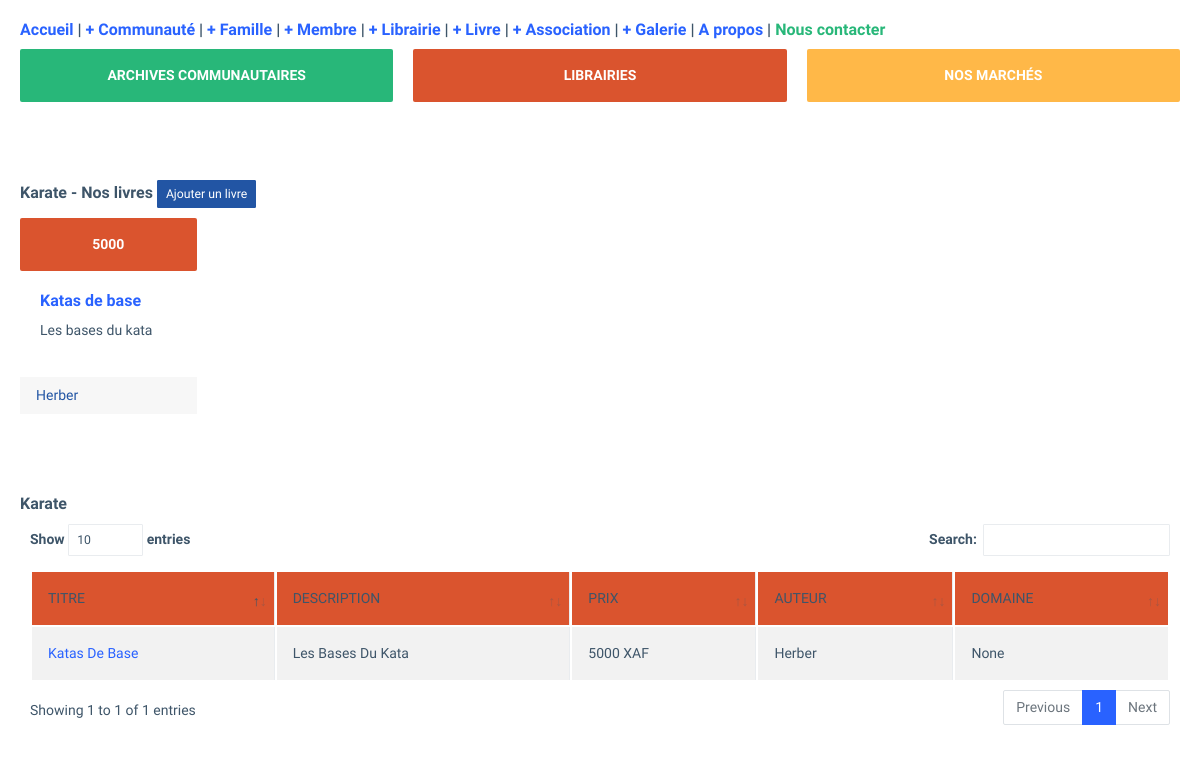
The page /li/lbs/1 on the database its author committed.
### libcore/models/librairie.py (models this page shows, shortened)
class Librairie(models.Model):
    class Meta:
        verbose_name = "Librairie "
        verbose_name_plural = "  Les Librairies "
    db_table ="librairies"
    nom = models.CharField(max_length=250)
    description = models.TextField()
    type = models.CharField(max_length=50, choices=LIB_CHOICES,blank=True)
    lieu = models.CharField(max_length=250, null=True)
    possesseur = models.ForeignKey("coreapp.Membre", on_delete=models.CASCADE, null=True)
    livres = models.ManyToManyField("Livre",related_name="mes_livres", null=True, blank=True)

### libcore/models/livre.py (models this page shows, shortened)
class Livre(models.Model):
    class Meta:
        verbose_name = "  Livre de bibliotheque "
        verbose_name_plural = " Les  Livres"
    db_table = "livres"
    nom = models.CharField(max_length=150)
    description = models.TextField(null=True)
    auteur = models.CharField(max_length=250)
    domaine = models.CharField(max_length=250, null=True, blank=True)
    prix = models.IntegerField(default=0)
    librairies = models.ManyToManyField("Librairie",related_name="mes_librairies", null=True )

### libcore/views.py (the view)
# urls.py: path('lbs/<int:id>', views.listbooks, name="listbooks"),
def listbooks(request, id):
    livres = Livre.objects.filter(librairies=id)
    lib = Librairie.objects.get(id=id)
    serializer = LibrairiesSerializer(lib,many=True)
    request.session['librairie'] = lib.nom
    return render(request, "libcore/listbooks.html", { "livres":livres, "librairie" : lib } )

### coreapp/templates/libcore/listbooks.html (shortened to what this page needs)
{% extends "base.html" %}
{% load static %}
{% block css %}
    <link href="{% static 'css/dataTables.bootstrap4.css' %} " rel="stylesheet">
{% endblock %}
{% block content %}
    <div class="row">
        <div class="col-12">
            <div class="card">
                <div class="card-body">
                    <h5 class="card-title">
                        {{ librairie.nom }} - Nos livres
                        <a href="{% url 'addbook' %}" class="btn btn-sm btn-info"> Ajouter un livre</a>
                    </h5>
                    <div class="row">
                        {% for liv in livres %}
                            <div class="col-md-6 col-lg-2 col-xlg-3">
                                <div class="card card-hover">
                                    <div class="box bg-danger text-center">
                                        <h6 class="text-white">{{ liv.prix}} </h6>
                                    </div>
                                    <div class="card-body">
                                        <h5 class="card-title"><a href="{% url 'show_book' liv.id %}"> {{liv.nom}} </a></h5>
                                        <p> {{liv.description}} </p>
                                    </div>
                                    <div class="card-footer">
                                        <div class="text-info">
                                            {{ liv.auteur}}
                                        </div>
                                    </div>
                                </div>
                            </div>
                        {% endfor %}
                    </div>
                </div>
            </div>
        </div>
    </div>
    <div class="card">
        <div class="card-body">
            <h5 class="card-title">{{librairie.nom}} </h5>
            <div class="table-responsive">
                <table id="zero_config" class="table table-striped table-bordered">
                    <thead class="bg-danger">
                        <tr>
                            <th>Titre</th>
                            <th>Description</th>
                            <th>Prix</th>
                            <th>Auteur</th>
                            <th>Domaine</th>
                        </tr>
                    </thead>
                    <tbody>
                        {% for liv in livres %}
                            <tr>
                                <td class="text-capitalize">
                                    <a href="{% url 'show_book' liv.id %}"> {{liv.nom}} </a></td>
                                <td class="text-capitalize">{{ liv.description}} </td>
                                <td>{{liv.prix}} XAF</td>
                                <td class="text-capitalize">{{liv.auteur}} </td>
                                <td class="text-capitalize">{{liv.domaine}}</td>
                            </tr>
                        {% endfor %}
                    </tbody>
                </table>
            </div>
        </div>
    </div>
{% endblock %}

### coreapp/templates/libcore/listbooks.html (style rules this page uses)
th { text-transform: uppercase; }

### rows shown on the page
Librairie: nom "Karate"
Livre: prix "5000", nom "Katas de base", description "Les bases du kata", auteur "Herber", nom "Katas De Base", description "Les Bases Du Kata", domaine "None"
